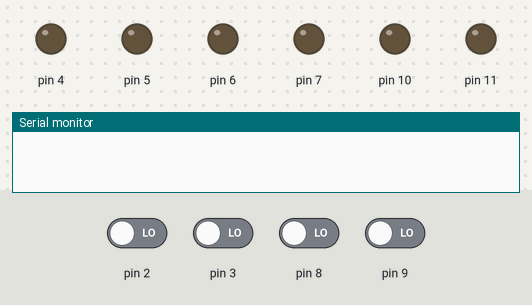
Recording of a sketch running on a simulated Arduino Uno, built with avr-gcc and run on an emulated ATmega328P. Shown: output pins drawn as LEDs (lit = HIGH), the last lines printed to the serial monitor. Inputs (shaded band) come from the test bench; at power-on: pin 2, pin 3, pin 8, pin 9 LOW.

Above: at 0.1 s.
At 3.5 s:
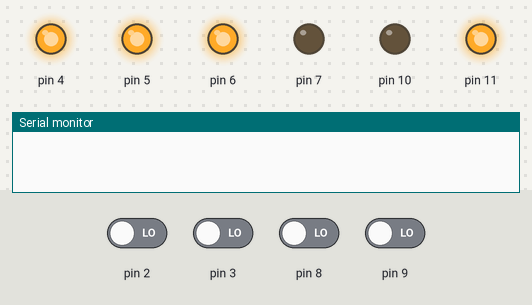
At 6.8 s:
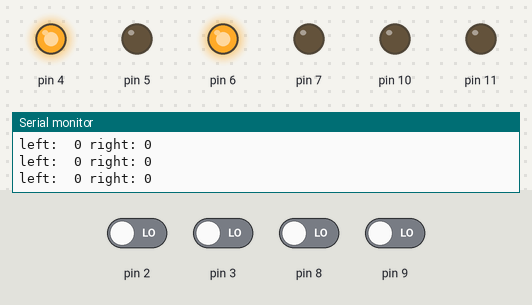
6.9 s: pin 3 driven HIGH
9.9 s: pin 3 driven LOW
12.9 s: pin 2 driven HIGH and pin 3 driven HIGH
15.9 s: pin 3 driven LOW and pin 8 driven HIGH
Timing chart, 0 to 18.9 s (numbered marks = the images above; inputs shaded):
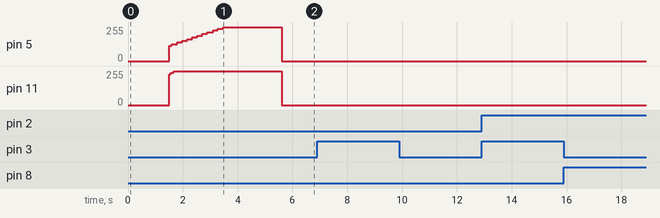

The sketch:

pid_test.ino
```cpp
#include "motors_speed.h"

int time = 200;

void setup() {
  set_motors();

  delay(1500);
  int i=0;
  Serial.begin(9600);

  while(i<time)
  {
    motors_speed(-0.07, 0.07);


    i++;
    delay(20);
  }

  motors_speed(0.0, 0.0);
}


void loop() {
    Serial.print("left: ");
    Serial.print(" ");
    Serial.print(encoder_left());
    Serial.print(" ");
    Serial.print("right: ");
    Serial.println(encoder_right());


  delay(20);
}
```

motors_speed.cpp
```cpp
#include <Arduino.h>
#include "encoders.h"
#include "motors_pwm.h"

#define maxPID 20
#define minPID 0
#define maxPWM 255
#define minPWM 0


int leftFoward = HIGH, rightFoward = HIGH;

double LKp = 0.6, LKi = 0.00051, LKd = 0.0013;
double RKp = 0.98, RKi = 0.0011, RKd = 0.0007;

double error_L, lastError_L, cumError_L, rateError_L;
double error_R, lastError_R, cumError_R, rateError_R;

int left_pwm  = 0, right_pwm = 0;
float curr_speed_left = 0, curr_speed_right = 0;

float wheel_diameter = (43.38) / 1000;
unsigned int pulses_per_turn = 600;

unsigned long currentTime, previousTime;
volatile long rel_left_count = 0, rel_right_count = 0;
double elapsedTime, samplingTime = 40;

double samplingTimeSec = samplingTime / 1000.0;

void set_motors()
{
  set_motors_output();
  set_encoders_input();
}

volatile long encoder_left()
{
  return left_count();
}
volatile long encoder_right()
{
  return right_count();
}

void computeSpeeds()
{
  if (elapsedTime >= samplingTime)
  {
    rel_left_count  = left_count()  - rel_left_count;
    rel_right_count = right_count() - rel_right_count;

    curr_speed_left  = 3.1416 * wheel_diameter * fabs(rel_left_count)  / pulses_per_turn * 1000.0 / elapsedTime;
    curr_speed_right = 3.1416 * wheel_diameter * fabs(rel_right_count) / pulses_per_turn * 1000.0 / elapsedTime;

    rel_left_count  = left_count();
    rel_right_count = right_count();
    previousTime = currentTime;
  }
}

void speedsToPwm(double output_L, double output_R)
{
  left_pwm  = map(output_L*100, minPID, maxPID, minPWM, maxPWM);
  right_pwm = map(output_R*100, minPID, maxPID, minPWM, maxPWM);

  if(left_pwm  < 0)  left_pwm = 0;
  if(right_pwm < 0) right_pwm = 0;

  if(left_pwm  > 255)  left_pwm = 255;
  if(right_pwm > 255) right_pwm = 255;
}

void motors_speed(float goal_speed_left, float goal_speed_right){
  currentTime = millis();
  elapsedTime = (double)(currentTime - previousTime);

  computeSpeeds();
  error_L = fabs(goal_speed_left) - curr_speed_left;
  error_R = fabs(goal_speed_right) - curr_speed_right;

  cumError_L += error_L * elapsedTime;
  cumError_R += error_R * elapsedTime;

  rateError_L = (error_L - lastError_L) / samplingTimeSec;
  rateError_R = (error_R - lastError_R) / samplingTimeSec;

  double output_L = LKp*error_L + LKi*cumError_L + LKd*rateError_L;
  double output_R = RKp*error_R + RKi*cumError_R + RKd*rateError_R;

  lastError_L = error_L;
  lastError_R = error_R;

  speedsToPwm(output_L, output_R);
  if(goal_speed_left  < 0) leftFoward  = LOW;
  if(goal_speed_right < 0) rightFoward = LOW;

  if(goal_speed_left  == 0) left_pwm  = 0;
  if(goal_speed_right == 0) right_pwm = 0;

  motors_pwm(leftFoward, left_pwm, rightFoward, right_pwm);
}
```

motors_speed.h
```cpp
void set_motors();
void computeSpeeds();
volatile long encoder_left();
volatile long encoder_right();
void speedsToPwm(double output_L, double output_R);
void motors_speed(float goal_speed_left, float goal_speed_right);
```
